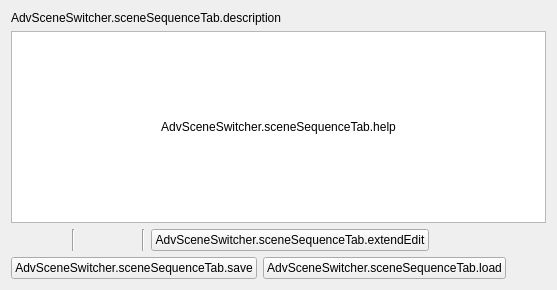
     <widget class="QWidget" name="sceneSequenceTab">
      <attribute name="title">
       <string>AdvSceneSwitcher.sceneSequenceTab.title</string>
      </attribute>
      <layout class="QVBoxLayout" name="verticalLayout_3">
       <item>
        <widget class="QLabel" name="label_35">
         <property name="text">
          <string>AdvSceneSwitcher.sceneSequenceTab.description</string>
         </property>
        </widget>
       </item>
       <item>
        <layout class="QGridLayout" name="gridLayout_16">
         <item row="0" column="0">
          <widget class="QListWidget" name="sceneSequenceSwitches">
           <property name="sizePolicy">
            <sizepolicy hsizetype="Expanding" vsizetype="Expanding">
             <horstretch>0</horstretch>
             <verstretch>0</verstretch>
            </sizepolicy>
           </property>
           <property name="sortingEnabled">
            <bool>false</bool>
           </property>
          </widget>
         </item>
         <item row="0" column="0">
          <widget class="QLabel" name="sequenceHelp">
           <property name="text">
            <string>AdvSceneSwitcher.sceneSequenceTab.help</string>
           </property>
           <property name="alignment">
            <set>Qt::AlignCenter</set>
           </property>
           <property name="wordWrap">
            <bool>true</bool>
           </property>
          </widget>
         </item>
        </layout>
       </item>
       <item>
        <layout class="QHBoxLayout" name="horizontalLayout_10">
         <item>
          <widget class="QPushButton" name="sceneSequenceAdd">
           <property name="maximumSize">
            <size>
             <width>22</width>
             <height>22</height>
            </size>
           </property>
           <property name="flat">
            <bool>true</bool>
           </property>
           <property name="themeID" stdset="0">
            <string notr="true">addIconSmall</string>
           </property>
           <property name="class" stdset="0">
            <string notr="true">icon-plus</string>
           </property>
          </widget>
         </item>
         <item>
          <widget class="QPushButton" name="sceneSequenceRemove">
           <property name="maximumSize">
            <size>
             <width>22</width>
             <height>22</height>
            </size>
           </property>
           <property name="flat">
            <bool>true</bool>
           </property>
           <property name="themeID" stdset="0">
            <string notr="true">removeIconSmall</string>
           </property>
           <property name="class" stdset="0">
            <string notr="true">icon-trash</string>
           </property>
          </widget>
         </item>
         <item>
          <spacer name="horizontalSpacer_112">
           <property name="orientation">
            <enum>Qt::Horizontal</enum>
           </property>
           <property name="sizeType">
            <enum>QSizePolicy::Fixed</enum>
           </property>
           <property name="sizeHint" stdset="0">
            <size>
             <width>5</width>
             <height>20</height>
            </size>
           </property>
          </spacer>
         </item>
         <item>
          <widget class="Line" name="line_37">
           <property name="orientation">
            <enum>Qt::Vertical</enum>
           </property>
          </widget>
         </item>
         <item>
          <spacer name="horizontalSpacer_113">
           <property name="orientation">
            <enum>Qt::Horizontal</enum>
           </property>
           <property name="sizeType">
            <enum>QSizePolicy::Fixed</enum>
           </property>
           <property name="sizeHint" stdset="0">
            <size>
             <width>5</width>
             <height>20</height>
            </size>
           </property>
          </spacer>
         </item>
         <item>
          <widget class="QPushButton" name="sceneSequenceUp">
           <property name="maximumSize">
            <size>
             <width>22</width>
             <height>22</height>
            </size>
           </property>
           <property name="text">
            <string/>
           </property>
           <property name="flat">
            <bool>true</bool>
           </property>
           <property name="themeID" stdset="0">
            <string>upArrowIconSmall</string>
           </property>
           <property name="class" stdset="0">
            <string notr="true">icon-up</string>
           </property>
          </widget>
         </item>
         <item>
          <widget class="QPushButton" name="sceneSequenceDown">
           <property name="maximumSize">
            <size>
             <width>22</width>
             <height>22</height>
            </size>
           </property>
           <property name="text">
            <string/>
           </property>
           <property name="flat">
            <bool>true</bool>
           </property>
           <property name="themeID" stdset="0">
            <string>downArrowIconSmall</string>
           </property>
           <property name="class" stdset="0">
            <string notr="true">icon-down</string>
           </property>
          </widget>
         </item>
         <item>
          <widget class="Line" name="line_2">
           <property name="orientation">
            <enum>Qt::Vertical</enum>
           </property>
          </widget>
         </item>
         <item>
          <widget class="QPushButton" name="sequenceEdit">
           <property name="text">
            <string>AdvSceneSwitcher.sceneSequenceTab.extendEdit</string>
           </property>
          </widget>
         </item>
         <item>
          <spacer name="horizontalSpacer_8">
           <property name="orientation">
            <enum>Qt::Horizontal</enum>
           </property>
           <property name="sizeHint" stdset="0">
            <size>
             <width>40</width>
             <height>20</height>
            </size>
           </property>
          </spacer>
         </item>
        </layout>
       </item>
       <item>
        <layout class="QHBoxLayout" name="horizontalLayout_28">
         <item>
          <widget class="QPushButton" name="sceneSequenceSave">
           <property name="text">
            <string>AdvSceneSwitcher.sceneSequenceTab.save</string>
           </property>
          </widget>
         </item>
         <item>
          <widget class="QPushButton" name="sceneSequenceLoad">
           <property name="text">
            <string>AdvSceneSwitcher.sceneSequenceTab.load</string>
           </property>
          </widget>
         </item>
         <item>
          <spacer name="horizontalSpacer_26">
           <property name="orientation">
            <enum>Qt::Horizontal</enum>
           </property>
           <property name="sizeHint" stdset="0">
            <size>
             <width>40</width>
             <height>20</height>
            </size>
           </property>
          </spacer>
         </item>
        </layout>
       </item>
      </layout>
     </widget>
